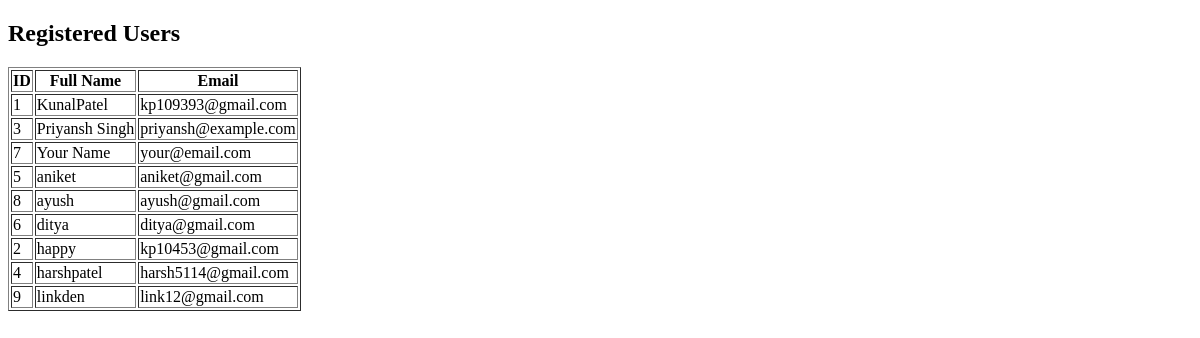
The app's page /api/users-page/, older data.
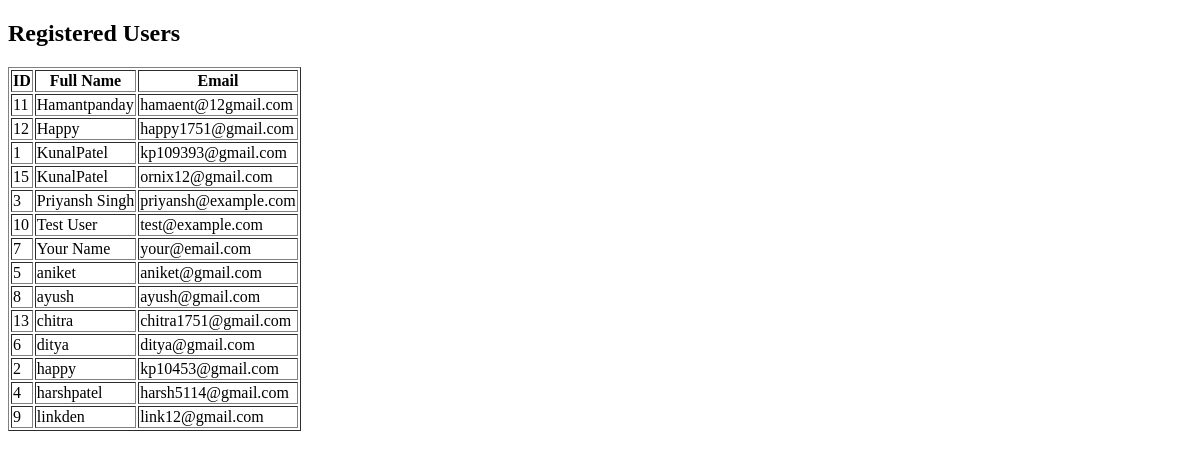
The same page, newer data.
### accounts/models.py (models this page shows, shortened)
class Register(models.Model):
    user = models.OneToOneField(
        settings.AUTH_USER_MODEL,
        on_delete=models.CASCADE,
        related_name="profile",
    )
    fullname = models.CharField(max_length=50)
    company = models.CharField(max_length=100, default="Unknown")
    email = models.EmailField(max_length=100, unique=True)
    created_at = models.DateTimeField(auto_now_add=True)
    updated_at = models.DateTimeField(auto_now=True)
    class Meta:
        ordering = ["fullname"]

### accounts/views.py (the view)
# urls.py: path("users-page/", users_page, name="users-page"),
def users_page(request):
    users = Register.objects.select_related("user").all()
    return render(request, "accounts/users_page.html", {"users": users})

### accounts/templates/accounts/users_page.html (shortened to what this page needs)
<!DOCTYPE html>
<html>
<head>
</head>
<body>
    <h2>Registered Users</h2>
    <table border="1">
        <tr>
            <th>ID</th>
            <th>Full Name</th>
            <th>Email</th>
        </tr>
        {% for user in users %}
        <tr>
            <td>{{ user.id }}</td>
            <td>{{ user.fullname }}</td>
            <td>{{ user.email }}</td>
        </tr>
        {% endfor %}
    </table>
</body>
</html>

Row changes from the older to the newer data that the page shows:
added Register: id "11", fullname "Hamantpanday", email "hamaent@12gmail.com"
added Register: id "12", fullname "Happy", email "happy1751@gmail.com"
added Register: id "15", fullname "KunalPatel", email "ornix12@gmail.com"
added Register: id "10", fullname "Test User", email "test@example.com"
added Register: id "13", fullname "chitra", email "chitra1751@gmail.com"
